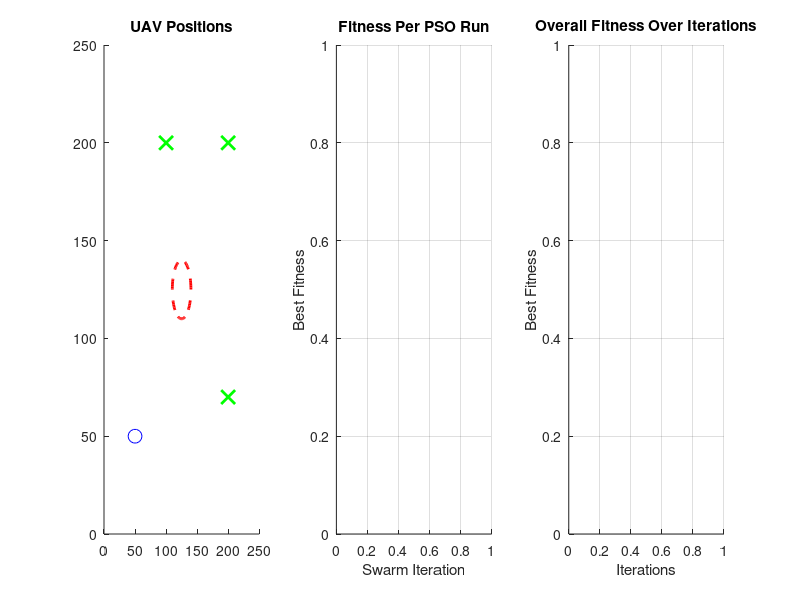

Here is the MATLAB script that generated this plot: (Note: this script raises an error after producing the figure.)
clc;
clear;
close all;

% PSO Parameters
PSO.SwarmSize = 20;
PSO.MaxIterations = 60; % Max number of iterations per run
PSO.c1 = 1.5;
PSO.c2 = 0.6;

% Problem Parameters
num_UAVs = 3;
v_UAV_max = 3;
d_safe = 30.0; % Safe distance
tolerance = 3; % Target tolerance
alpha = 1; gamma = 0.5; delta = 9;

% Define restricted area
restricted_area_center = [125, 125];
restricted_area_radius = 15;

% Define initial positions
initial_position = [50, 50];
p_UAV_init = repmat(initial_position, num_UAVs, 1)';

% Define target positions
designated_targets = [200, 70; 100, 200; 200, 200]';

% Objective function
objective_function = @(x) sum(alpha * exploration_time(x)) - ...
    sum(gamma * coverage_efficiency(x)) + ...
    sum(delta * designated_targets_penalty(x, designated_targets));

% Constraints
constraints = @(x) nonlcon(x);

for i = 1:PSO.SwarmSize
    bird = zeros(4, num_UAVs);
    for j = 1:num_UAVs
        bird(:, j) = [rand * 2 - 1; rand * 2 - 1; p_UAV_init(:, j)];
    end
    swarm{i} = bird;
end

% Initialize personal and global bests
personal_best_costs = inf(PSO.SwarmSize, 1);
personal_best_positions = cell(PSO.SwarmSize, 1);
global_best_cost = inf;
global_best_position = [];

all_best_cost_log = []; % Store fitness values across runs

% Visualization setup
figure;

% Subplot for UAV positions
subplot(1, 3, 1);
hold on;
title('UAV Positions');
axis([0 250 0 250]);
viscircles(restricted_area_center, restricted_area_radius, 'LineStyle', '--', 'Color', 'r');
plot(initial_position(1), initial_position(2), 'bo', 'MarkerSize', 10, 'DisplayName', 'Start Position');
plot(designated_targets(1, :), designated_targets(2, :), 'gx', 'MarkerSize', 10, 'LineWidth', 2, 'DisplayName', 'Targets');
uav_plot = plot(nan(1, num_UAVs), nan(1, num_UAVs), 'ks', 'MarkerSize', 8, 'DisplayName', 'UAVs');

% Subplot for best fitness per PSO run
subplot(1, 3, 2);
hold on;
title('Fitness Per PSO Run');
xlabel('Swarm Iteration');
ylabel('Best Fitness');
plot_per_run = plot(nan, nan, 'LineWidth', 2, 'DisplayName', 'Best Fitness Per Run');
grid on;

% Subplot for overall fitness across PSO runs
subplot(1, 3, 3);
hold on;
title('Overall Fitness Over Iterations');
xlabel('Iterations');
ylabel('Best Fitness');
plot_overall = plot(nan, nan, 'LineWidth', 2, 'DisplayName', 'Overall Best Fitness');
grid on;

% Initialize UAV positions
uav_positions = zeros(num_UAVs, 2); % Store [x, y] for each UAV
for j = 1:num_UAVs
    uav_positions(j, :) = p_UAV_init(:, j)';
end

% Initialize UAV paths
all_paths = cell(num_UAVs, 1);
for j = 1:num_UAVs
    all_paths{j} = uav_positions(j, :);
end

% Add variables for dynamic inertia weight
PSO.weight_initial = 0.99;  % Starting inertia weight
PSO.weight_final = 0.7;    % Final inertia weight

% Initialize overall fitness tracking variables
all_best_cost_log = []; % Store fitness values across all runs
bestcostarr = [];       % Store fitness values for each PSO run

% Main PSO loop
while true
    best_cost_log = zeros(PSO.MaxIterations, 1); % Track fitness per iteration in the current run
    penalty_value = 1e3; % Penalty for constraint violation

    for iter = 1:PSO.MaxIterations
        % Adjust inertia weight dynamically
        PSO.weight = PSO.weight_initial - ...
            ((PSO.weight_initial - PSO.weight_final) * (iter / PSO.MaxIterations));

        % Evaluate fitness for each particle
        costs = zeros(PSO.SwarmSize, 1);
        for i = 1:PSO.SwarmSize
            bird = swarm{i};
            cost = objective_function(bird);

            % Apply constraints and penalties
            [c, ceq] = nonlcon(bird);
            if any(c > 0) || any(ceq ~= 0)
                penalty = penalty_value * sum(c(c > 0));
                cost = cost + penalty_value;
            end
            costs(i) = cost;

            % Update personal bests
            if cost < personal_best_costs(i)
                personal_best_costs(i) = cost;
                personal_best_positions{i} = bird;
            end
        end

        % Update global best
        [min_cost, min_index] = min(personal_best_costs);
        if min_cost < global_best_cost
            global_best_cost = min_cost;
            global_best_position = personal_best_positions{min_index};
        end

        % PSO velocity and position update
        for i = 1:PSO.SwarmSize
            bird = swarm{i};
            for j = 1:num_UAVs
                v_current = bird(1:2, j);
                p_current = bird(3:4, j);

                r1 = rand;
                r2 = rand;
                cognitive = PSO.c1 * r1 * (personal_best_positions{i}(3:4, j) - p_current);
                social = PSO.c2 * r2 * (global_best_position(3:4, j) - p_current);

                v_new = PSO.weight * v_current + cognitive + social;
                v_new = max(min(v_new, v_UAV_max), -v_UAV_max);
                p_new = p_current + v_new;

                bird(1:2, j) = v_new;
                bird(3:4, j) = p_new;
            end
            swarm{i} = bird;
        end

        % Introduce swarm diversity every 10 iterations
        if mod(iter, 10) == 0
            num_random_particles = floor(PSO.SwarmSize * 0.1); % Replace 10% of swarm
            for i = 1:num_random_particles
                bird = zeros(4, num_UAVs);
                for j = 1:num_UAVs
                    bird(:, j) = [rand * 2 - 1; rand * 2 - 1; p_UAV_init(:, j)];
                end
                swarm{randi([1 PSO.SwarmSize])} = bird; % Randomly replace a particle
            end
        end

        % Log best cost
        best_cost_log(iter) = global_best_cost;
    end

    % Update overall fitness log
    all_best_cost_log = [all_best_cost_log; best_cost_log];
    bestcostarr = [bestcostarr; best_cost_log];

    % Visualization
    subplot(1, 3, 2);
    set(plot_per_run, 'XData', 1:PSO.MaxIterations, 'YData', best_cost_log);
    subplot(1, 3, 3);
    set(plot_overall, 'XData', 1:length(all_best_cost_log), 'YData', all_best_cost_log);

    % Reinitialize swarm for the next PSO run
    for i = 1:PSO.SwarmSize
        bird = zeros(4, num_UAVs);
        for j = 1:num_UAVs
            bird(:, j) = [rand * 2 - 1; rand * 2 - 1; p_UAV_init(:, j)];
        end
        swarm{i} = bird;
    end

    % Reset personal bests but keep global best
    %personal_best_costs = inf(PSO.SwarmSize, 1);
    %personal_best_positions = cell(PSO.SwarmSize, 1);

    % Update UAV positions and paths
    for j = 1:num_UAVs
        direction = global_best_position(3:4, j)' - uav_positions(j, :);
        step = direction / max(norm(direction), 1e-3); % Normalize direction
        uav_positions(j, :) = uav_positions(j, :) + step; % Move by one step
        all_paths{j} = [all_paths{j}; uav_positions(j, :)]; % Append new position
    end

    % Update UAV positions and paths in the subplot
    subplot(1, 3, 1); % Ensure subplot 1 is active
    hold on;
    for j = 1:num_UAVs
        % Update the UAV path plot
        plot(all_paths{j}(:, 1), all_paths{j}(:, 2), '-', 'LineWidth', 1.5, ...
            'DisplayName', ['UAV ' num2str(j)]);
    end

    % Update UAV position markers
    set(uav_plot, 'XData', uav_positions(:, 1), 'YData', uav_positions(:, 2));
    drawnow;


    % Termination condition (unchanged)
    if all(vecnorm(uav_positions - designated_targets', 2, 2) < tolerance)
        disp('All UAVs have reached their designated targets.');

        % Create a new figure for the overall convergence curve
        figure;
        plot(1:length(all_best_cost_log), all_best_cost_log, '-o', 'LineWidth', 1.5, 'MarkerSize', 1.5);
        grid on;
        title('Overall Convergence Curve');
        xlabel('Iterations');
        ylabel('Best Fitness Value');
        legend('Overall Best Fitness', 'Location', 'Best');
        set(gca, 'FontSize', 12);

        break;
    end
end

function T_explore = exploration_time(x)
num_UAVs = size(x, 2);  % Get number of UAVs
T_explore = zeros(1, num_UAVs);  % Initialize array for individual UAV times
for i = 1:num_UAVs
    v_UAV = norm([x(1, i), x(2, i)]);  % Velocity of UAV i
    T_explore(i) = 100 / v_UAV;  % Exploration time for UAV i
end
end

function C_eff = coverage_efficiency(x)
num_UAVs = size(x, 2);  % Get number of UAVs
area = 62500;  % Area of exploration
C_eff = zeros(1, num_UAVs);  % Initialize array for individual efficiencies
for i = 1:num_UAVs
    C_UAV = sum(x(3:4, i));  % Coverage for UAV i
    C_eff(i) = C_UAV / area;  % Efficiency for UAV i
end
end

function penalty = designated_targets_penalty(x, designated_targets)
num_UAVs = size(x, 2);  % Get number of UAVs
penalty = zeros(1, num_UAVs);  % Initialize array for individual penalties
for i = 1:num_UAVs
    p_UAV = x(3:4, i)';  % Position of UAV i
    target = designated_targets(:, i)';  % Target for UAV i
    distance_to_target = norm(p_UAV - target);  % Distance to target
    penalty(i) = distance_to_target;  % Penalty for UAV i
end
end


function [c, ceq] = nonlcon(x)
num_UAVs = size(x, 2);
d_safe = 1.0;  % Safe distance between UAVs
restricted_area_center = [125, 125];
restricted_area_radius = 15;

% Initialize constraints
c = zeros(num_UAVs, 1);

% Check each UAV's distance to restricted area
for i = 1:num_UAVs
    distance_to_restricted = norm(x(3:4, i)' - restricted_area_center) - (restricted_area_radius + 15);
    c(i) = -distance_to_restricted;  % This will be negative if in violation
end

% Check for safe distance between each pair of UAVs
safe_distance_violations = 0;
for i = 1:num_UAVs
    for j = i+1:num_UAVs
        distance_between_UAVs = norm(x(3:4, i) - x(3:4, j));
        if distance_between_UAVs < d_safe
            safe_distance_violations = safe_distance_violations + 1;
        end
    end
end

% Add the safe distance violation count to the constraint array
c(num_UAVs + 1) = safe_distance_violations;


% No equality constraints
ceq = [];
end